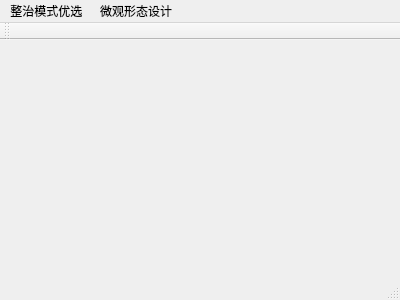
<?xml version="1.0" encoding="UTF-8"?>
<ui version="4.0">
 <class>MainWindow</class>
 <widget class="QMainWindow" name="MainWindow">
  <property name="geometry">
   <rect>
    <x>0</x>
    <y>0</y>
    <width>400</width>
    <height>300</height>
   </rect>
  </property>
  <property name="windowTitle">
   <string>MainWindow</string>
  </property>
  <widget class="QWidget" name="centralWidget"/>
  <widget class="QMenuBar" name="menuBar">
   <property name="geometry">
    <rect>
     <x>0</x>
     <y>0</y>
     <width>400</width>
     <height>21</height>
    </rect>
   </property>
   <widget class="QMenu" name="actionYouxuan">
    <property name="title">
     <string>整治模式优选 </string>
    </property>
    <addaction name="youxuanaction"/>
   </widget>
   <widget class="QMenu" name="menu">
    <property name="title">
     <string>微观形态设计</string>
    </property>
    <addaction name="microdesign"/>
   </widget>
   <addaction name="actionYouxuan"/>
   <addaction name="menu"/>
  </widget>
  <widget class="QToolBar" name="mainToolBar">
   <attribute name="toolBarArea">
    <enum>TopToolBarArea</enum>
   </attribute>
   <attribute name="toolBarBreak">
    <bool>false</bool>
   </attribute>
  </widget>
  <widget class="QStatusBar" name="statusBar"/>
  <action name="youxuanaction">
   <property name="text">
    <string>模式优选</string>
   </property>
  </action>
  <action name="microdesign">
   <property name="text">
    <string>微观形态设计</string>
   </property>
  </action>
 </widget>
 <layoutdefault spacing="6" margin="11"/>
 <resources/>
 <connections/>
</ui>
